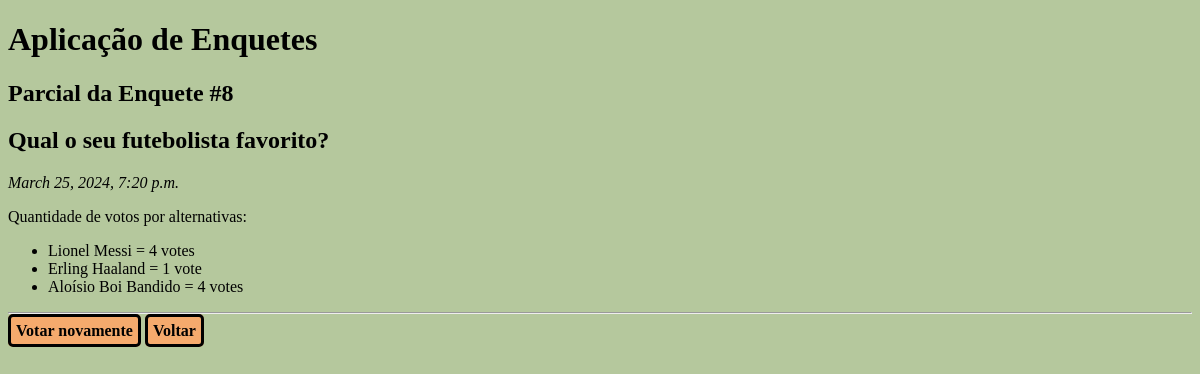
The page /polls/8/results on the database its author committed.
### polls/models.py (models this page shows, shortened)
class Question(models.Model):
    question_text = models.CharField(max_length=200)
    pub_date = models.DateTimeField('Data de publicação')
    def was_published_recently(self):
        return self.pub_date >= timezone.now() - datetime.timedelta(days=1)
    was_published_recently.admin_order_field = 'pub_date'
    was_published_recently.boolean = True
    was_published_recently.short_description = 'Recente?'

class Choice(models.Model):
    question = models.ForeignKey(Question, on_delete=models.CASCADE)
    choice_text = models.CharField(max_length=200)
    votes = models.IntegerField('Quantidade de votos',default=0)

### polls/views.py (the view)
# urls.py: path('<int:question_id>/results', views.results, name='results'),
def results(request, question_id):
    question = get_object_or_404(Question, pk=question_id)
    context = {'question':question}
    return render(request, 'polls/results.html', context)

### polls/templates/polls/results.html
{% extends "polls/base.html" %}
{% block content %}
    <h2>Parcial da Enquete #{{question.id}}</h2>
    <h2>{{question.question_text}}</h2>
    <p><i>{{question.pub_date}}</i></p>
    <p>Quantidade de votos por alternativas:</p>
    <ul>
        {%for alt in question.choice_set.all%}
            <li>
                {{alt.choice_text}} = {{alt.votes}}
                vote{{alt.votes | pluralize}}
            </li>
        {%endfor%}
    </ul>
    <hr>
    <a href= "{%url 'polls:detail' question.id %}">Votar novamente</a>
    <a href= "{%url 'polls:index' %}">Voltar</a>
{% endblock %}

### static/polls/css/style.css (style rules this page uses)
a { text-decoration:none; background-color: rgb(245, 170, 109); color: black; font-weight: bold; border-radius: 5px; border-style: solid; padding: 5px; }
body { background-color: rgb(181, 200, 157); }

### rows shown on the page
Question: id "8", question_text "Qual o seu futebolista favorito?", pub_date "March 25, 2024, 7:20 p.m."
Choice: choice_text "Lionel Messi", votes "4", votes|pluralize "s"
Choice: choice_text "Erling Haaland", votes "1"
Choice: choice_text "Aloísio Boi Bandido", votes "4", votes|pluralize "s"
